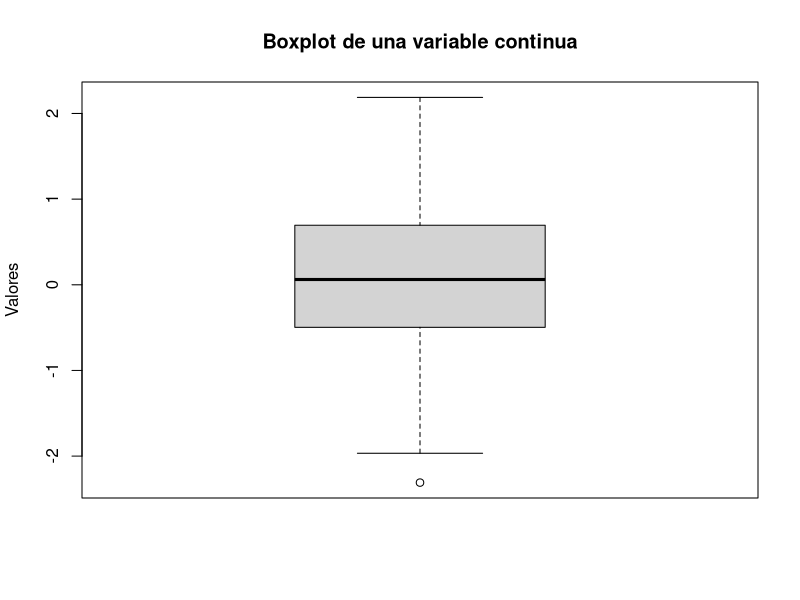

Write the R code that produced this figure.
# Simulación de datos continuos
set.seed(123)
data_continua <- rnorm(100)

# Creación del boxplot
boxplot(data_continua, main = "Boxplot de una variable continua", ylab = "Valores")
